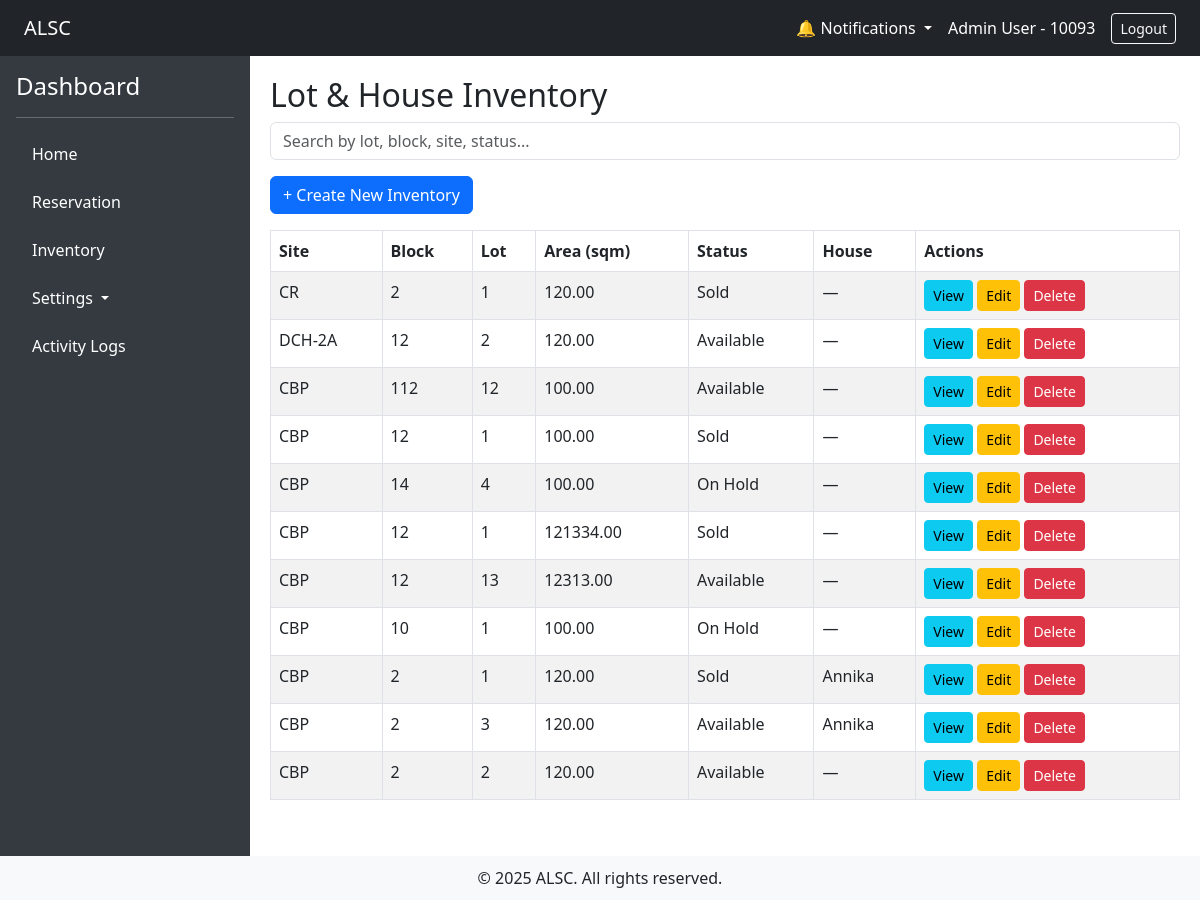
The page /?url=inventory/index (signed in) on the database as committed earlier.
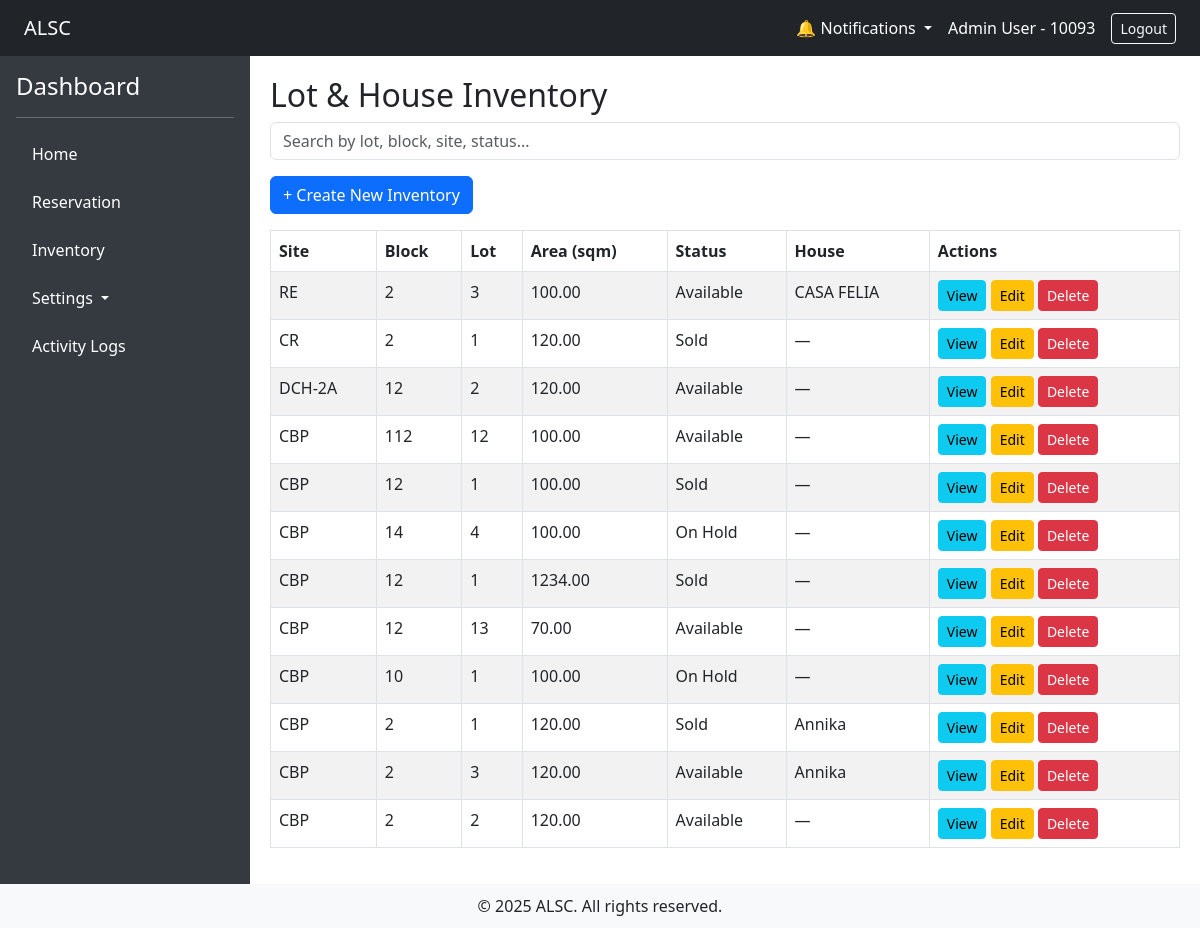
The same page on the database as committed later.
### tables this page shows
CREATE TABLE `lots` (
  `id` int(11) NOT NULL,
  `site_id` smallint(6) DEFAULT NULL,
  `block` smallint(6) DEFAULT NULL,
  `lot` smallint(6) DEFAULT NULL,
  `lot_area` decimal(10,2) DEFAULT NULL,
  `price_per_sqm` decimal(10,2) DEFAULT NULL,
  `status` varchar(50) DEFAULT NULL,
  `remarks` text DEFAULT NULL,
  `title` varchar(255) DEFAULT NULL,
  `title_owner` varchar(255) DEFAULT NULL,
  `previous_owner` varchar(255) DEFAULT NULL,
  `created_at` timestamp NOT NULL DEFAULT current_timestamp()
);

CREATE TABLE `houses` (
  `id` int(11) NOT NULL,
  `lot_id` int(11) NOT NULL,
  `model` varchar(100) DEFAULT NULL,
  `floor_area` decimal(10,2) DEFAULT NULL,
  `price_per_sqm` decimal(10,2) DEFAULT NULL,
  `status` varchar(50) DEFAULT NULL,
  `unit_status` varchar(50) DEFAULT NULL,
  `house_type` smallint(6) DEFAULT NULL,
  `remarks` text DEFAULT NULL
);

### app/controllers/inventory_controller.php (called while the page is built, shortened)
<?php
require_once __DIR__ . '/../models/Projects.php';
require_once __DIR__ . '/../models/Lot.php';
class Inventory extends Controller
{
    public function index()
    {
        $search = $_GET['q'] ?? '';
        $lots = Lot::search($search);
        $projects = Projects::all();
        return $this->view('inventory/index', ['inventory' => $lots,'projects'=> $projects]);
    }
}

### app/core/App.php (called while the page is built, shortened)
<?php
class App
{
    protected $method = 'index';
    public function __construct()
    {
        $url = $this->parseUrl();
        if ($url) {
            if (file_exists(__DIR__ . '/../controllers/' . $url[0] . '_controller.php')) {
                unset($url[0]);
            }
        }
        $this->controller = new $this->controller;
        if (isset($url[1])) {
            if (method_exists($this->controller, $url[1])) {
                $this->method = $url[1];
                unset($url[1]);
            }else $this->method = "notfound";
        }
        $this->params = $url ? array_values($url) : [];
        call_user_func_array([$this->controller, $this->method], $this->params);
    }
    public function parseUrl()
    {
        if (isset($_GET['url'])) {
            return explode('/', filter_var(rtrim($_GET['url'], '/'), FILTER_SANITIZE_URL));
        }
    }
}

### index.php (called while the page is built, shortened)
<?php
require_once './app/init.php';
$app = new App;

### app/config/Connection.php (called while the page is built, shortened)
<?php
class Connection
{
    private static $instance;
    private $conn;
    public function __construct()
    {
        try {
            $dbh = "mysql:host=". DB_HOST .";dbname=". DB_NAME ;
            $this->conn = new PDO($dbh, DB_USER , DB_PASS);
            $this->conn->setAttribute(PDO::ATTR_ERRMODE, PDO::ERRMODE_EXCEPTION);
        } catch (PDOException $e) {
            echo "Connection failed: " . $e->getMessage();
        }
    }
    public static function getInstance()
    {
        if (!self::$instance) {
            self::$instance = new Connection();
        }
        return self::$instance;
    }
    public function getConnection()
    {
        return $this->conn;
    }
}

### app/models/Projects.php (called while the page is built, shortened)
<?php
require_once __DIR__ . '/../core/Model.php';
class Projects extends Model
{
    public static function all()
    {
        $instance = new static();
        $stmt = $instance->db->prepare("SELECT * FROM {$instance->table}");
        $stmt->execute();
        return $stmt->fetchAll(\PDO::FETCH_OBJ);
    }
}

### app/core/Model.php (called while the page is built, shortened)
<?php
class Model
{
    public function __construct()
    {
        $this->db = Connection::getInstance()->getConnection();
    }
}

### app/models/Lot.php (called while the page is built, shortened)
<?php
require_once __DIR__ . '/../core/Model.php';
class Lot extends Model
{
    public static function search($query)
    {
        $instance = new static();
        $sql = "
            SELECT l.*, h.model AS house_model
            FROM lots l
            LEFT JOIN houses h ON h.lot_id = l.id
            WHERE CONCAT(l.block, ' ', l.lot, ' ', l.status, ' ', l.site_id) LIKE ?
            ORDER BY l.id DESC
            LIMIT 100
        ";
        $stmt = $instance->db->prepare($sql);
        $stmt->execute(['%' . $query . '%']);
        return $stmt->fetchAll(PDO::FETCH_OBJ);
    }
}

### app/init.php (called while the page is built, shortened)
<?php
require_once 'config/Connection.php';
require_once 'core/App.php';
function url($path = '')
{
    $base = rtrim('/alsc_app', '/');
    $path = ltrim($path, '/');
    return $base . '/?url=' . $path;
}

### app/views/inventory/index.php (the view, shortened to what the changed rows need)
<h2>Lot & House Inventory</h2>
<table class="table table-bordered table-striped">
    <thead>
        <tr>
            <th>Site</th>
            <th>Block</th>
            <th>Lot</th>
            <th>Area (sqm)</th>
            <th>Status</th>
            <th>House</th>
            <th>Actions</th>
        </tr>
    </thead>
    <tbody>
        <?php if (!empty($inventory)): ?>
            <?php
            $projectAcronyms = [];
            foreach ($projects as $project) {
                $projectAcronyms[$project->c_code] = $project->c_acronym;
            }
            ?>
            <?php foreach ($inventory as $item): ?>
                <tr>
                    <td><?= $projectAcronyms[$item->site_id] ?? $item->site_id ?></td>
                    <td><?= $item->block ?></td>
                    <td><?= $item->lot ?></td>
                    <td><?= $item->lot_area ?></td>
                    <td><?= $item->status ?></td>
                    <td><?= $item->house_model ?? '—' ?></td>
                    <td>
                        <a href="<?= url('inventory/manage/' . $item->id) ?>" class="btn btn-sm btn-info">View</a>
                        <a href="<?= url('inventory/manage/' . $item->id) ?>" class="btn btn-sm btn-warning">Edit</a>
                        <a href="<?= url('inventory/delete_lot/' . $item->id) ?>" class="btn btn-sm btn-danger" onclick="return confirm('Are you sure you want to delete this lot?')">Delete</a>
                    </td>
                </tr>
            <?php endforeach; ?>
        <?php else: ?>
            <tr><td colspan="7">No inventory records found.</td></tr>
        <?php endif; ?>
    </tbody>
</table>

Rows that differ between the two databases and show on the page:
added houses: lot.site_id "RE", lot.block "2", lot.lot "3", lot.lot_area "100.00", lot.status "Available", model "CASA FELIA"
changed lots (number 6 of 9 on the later page): lot_area "121334.00" → "1234.00"
changed lots (number 7 of 9 on the later page): lot_area "12313.00" → "70.00"
